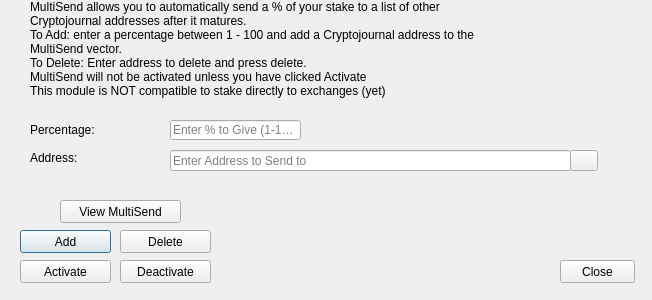
<?xml version="1.0" encoding="UTF-8"?>
<ui version="4.0">
 <class>StakeForMultisendDialog</class>
 <widget class="QDialog" name="StakeForMultisendDialog">
  <property name="windowModality">
   <enum>Qt::NonModal</enum>
  </property>
  <property name="geometry">
   <rect>
    <x>0</x>
    <y>0</y>
    <width>652</width>
    <height>300</height>
   </rect>
  </property>
  <property name="windowTitle">
   <string>MultiSend</string>
  </property>
  <widget class="QLineEdit" name="multisendPercentEdit">
   <property name="geometry">
    <rect>
     <x>170</x>
     <y>120</y>
     <width>131</width>
     <height>20</height>
    </rect>
   </property>
   <property name="toolTip">
    <string>Enter whole numbers 1 - 100</string>
   </property>
   <property name="placeholderText">
    <string>Enter % to Give (1-100)</string>
   </property>
  </widget>
  <widget class="QLineEdit" name="multisendAddressEdit">
   <property name="geometry">
    <rect>
     <x>170</x>
     <y>150</y>
     <width>401</width>
     <height>21</height>
    </rect>
   </property>
   <property name="toolTip">
    <string/>
   </property>
   <property name="placeholderText">
    <string>Enter Address to Send to</string>
   </property>
  </widget>
  <widget class="QLabel" name="label_2">
   <property name="geometry">
    <rect>
     <x>30</x>
     <y>0</y>
     <width>451</width>
     <height>121</height>
    </rect>
   </property>
   <property name="lineWidth">
    <number>1</number>
   </property>
   <property name="text">
    <string>MultiSend allows you to automatically send a % of your stake to a list of other Cryptojournal addresses after it matures.
To Add: enter a percentage between 1 - 100 and add a Cryptojournal address to the MultiSend vector. 
To Delete: Enter address to delete and press delete.
MultiSend will not be activated unless you have clicked Activate
This module is NOT compatible to stake directly to exchanges (yet)</string>
   </property>
   <property name="alignment">
    <set>Qt::AlignLeading|Qt::AlignLeft|Qt::AlignTop</set>
   </property>
   <property name="wordWrap">
    <bool>true</bool>
   </property>
  </widget>
  <widget class="QLabel" name="message">
   <property name="geometry">
    <rect>
     <x>240</x>
     <y>200</y>
     <width>381</width>
     <height>91</height>
    </rect>
   </property>
   <property name="text">
    <string/>
   </property>
  </widget>
  <widget class="QPushButton" name="addButton">
   <property name="geometry">
    <rect>
     <x>20</x>
     <y>230</y>
     <width>91</width>
     <height>23</height>
    </rect>
   </property>
   <property name="toolTip">
    <string/>
   </property>
   <property name="statusTip">
    <string>Add to MultiSend Vector</string>
   </property>
   <property name="text">
    <string>Add</string>
   </property>
  </widget>
  <widget class="QPushButton" name="disableButton">
   <property name="geometry">
    <rect>
     <x>120</x>
     <y>260</y>
     <width>91</width>
     <height>23</height>
    </rect>
   </property>
   <property name="statusTip">
    <string>Deactivate MultiSend</string>
   </property>
   <property name="text">
    <string>Deactivate</string>
   </property>
  </widget>
  <widget class="QPushButton" name="addressBookButton">
   <property name="geometry">
    <rect>
     <x>570</x>
     <y>150</y>
     <width>28</width>
     <height>21</height>
    </rect>
   </property>
   <property name="toolTip">
    <string>Choose an address from the address book</string>
   </property>
   <property name="text">
    <string/>
   </property>
   <property name="icon">
    <iconset resource="../bitcoin.qrc">
     <normaloff>:/icons/address-book</normaloff>:/icons/address-book</iconset>
   </property>
   <property name="shortcut">
    <string>Alt+A</string>
   </property>
   <property name="autoDefault">
    <bool>false</bool>
   </property>
  </widget>
  <widget class="QLabel" name="label">
   <property name="geometry">
    <rect>
     <x>30</x>
     <y>120</y>
     <width>121</width>
     <height>20</height>
    </rect>
   </property>
   <property name="toolTip">
    <string>Percentage of stake to send</string>
   </property>
   <property name="text">
    <string>Percentage:</string>
   </property>
  </widget>
  <widget class="QLabel" name="label_5">
   <property name="geometry">
    <rect>
     <x>30</x>
     <y>150</y>
     <width>111</width>
     <height>16</height>
    </rect>
   </property>
   <property name="toolTip">
    <string>Address to send portion of stake to</string>
   </property>
   <property name="text">
    <string>Address:</string>
   </property>
  </widget>
  <widget class="QPushButton" name="deleteButton">
   <property name="geometry">
    <rect>
     <x>120</x>
     <y>230</y>
     <width>91</width>
     <height>23</height>
    </rect>
   </property>
   <property name="toolTip">
    <string/>
   </property>
   <property name="statusTip">
    <string>Delete Address From MultiSend Vector</string>
   </property>
   <property name="text">
    <string>Delete</string>
   </property>
  </widget>
  <widget class="QPushButton" name="activateButton">
   <property name="geometry">
    <rect>
     <x>20</x>
     <y>260</y>
     <width>91</width>
     <height>23</height>
    </rect>
   </property>
   <property name="statusTip">
    <string>Activate MultiSend</string>
   </property>
   <property name="text">
    <string>Activate</string>
   </property>
  </widget>
  <widget class="QPushButton" name="viewButton">
   <property name="geometry">
    <rect>
     <x>60</x>
     <y>200</y>
     <width>121</width>
     <height>23</height>
    </rect>
   </property>
   <property name="toolTip">
    <string/>
   </property>
   <property name="statusTip">
    <string>View MultiSend Vector</string>
   </property>
   <property name="text">
    <string>View MultiSend</string>
   </property>
  </widget>
     <widget class="QPushButton" name="closeButton">
      <property name="geometry">
       <rect>
        <x>560</x>
        <y>260</y>
        <width>75</width>
        <height>23</height>
       </rect>
      </property>
      <property name="text">
       <string>Close</string>
      </property>
     </widget>
 </widget>
 <resources>
  <include location="../bitcoin.qrc"/>
 </resources>
 <connections/>
</ui>
